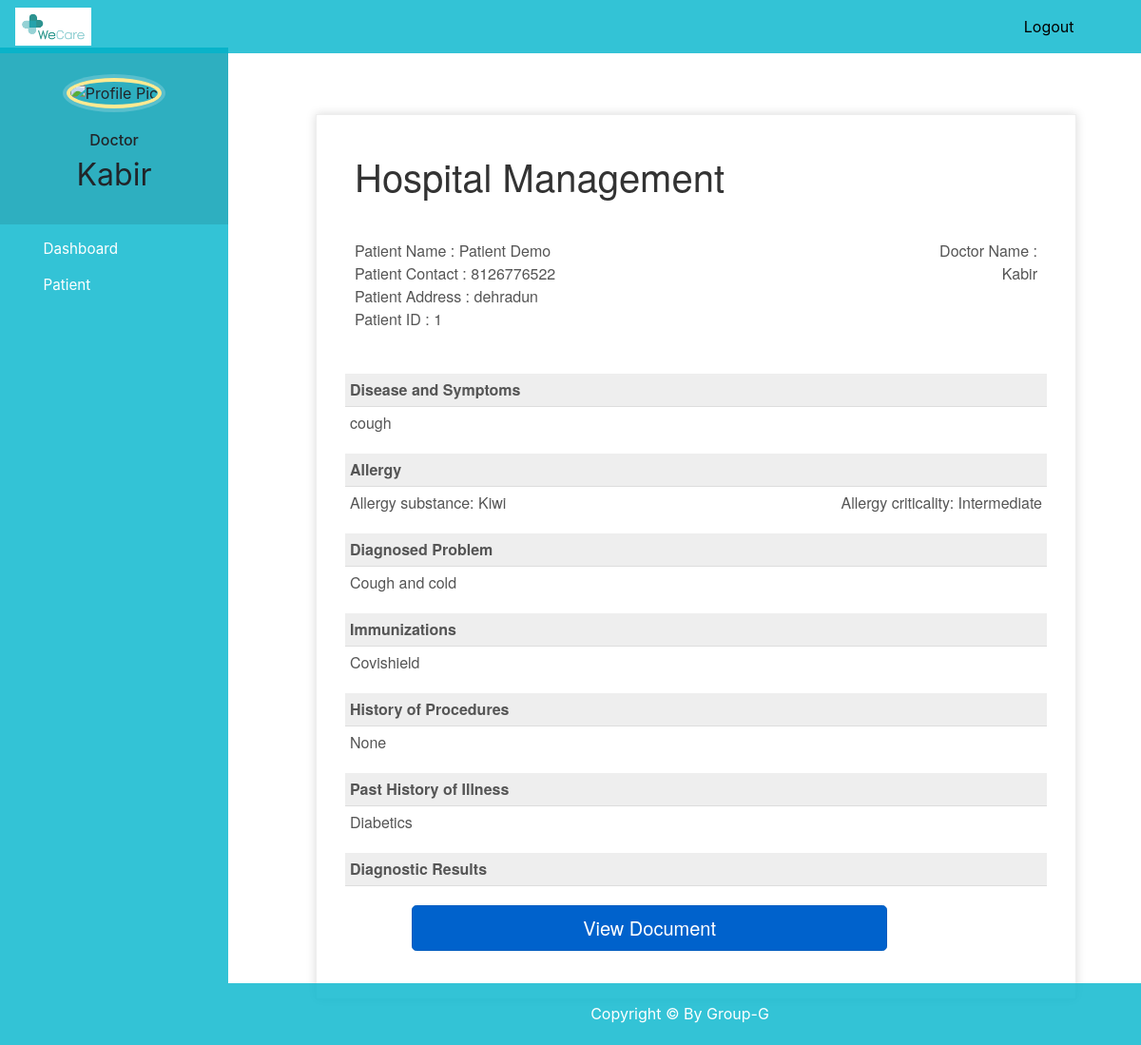
/patient-summary/1 (signed in), run on the app's committed database.
### hospital/models.py (models this page shows, shortened)
class Patient(models.Model):
    user = models.OneToOneField(User, on_delete=models.CASCADE)
    profile_pic = models.ImageField(
        upload_to='profile_pic/PatientProfilePic/', null=True, blank=True)
    address = models.CharField(max_length=40)
    mobile = models.CharField(max_length=20, null=False)
    symptoms = models.CharField(max_length=100, null=False)
    assignedDoctorId = models.PositiveIntegerField(null=True)
    allergy_substance = models.CharField(max_length=100)
    allergy_criticality = models.CharField(
        max_length=20, choices=criticality, default='low')
    problems_list = models.CharField(max_length=100, null=False)
    immunization = models.CharField(max_length=100, null=False)
    history_procedure = models.CharField(max_length=100, null=False)
    diagnostic_results = models.FileField(
        upload_to='patient_document/', null=True, blank=True)
    past_history_of_illness = models.CharField(max_length=100, null=False)
    @property
    def get_name(self):
        return self.user.first_name+" "+self.user.last_name

### hospital/views.py (the view)
# urls.py: path('patient-summary/<int:pk>', views.summary_patient_view,name='patient-summary'),
@login_required(login_url='doctorlogin')
@user_passes_test(is_doctor)
def summary_patient_view(request, pk):
    patient = models.Patient.objects.get(id=pk)
    assignedDoctor = models.User.objects.all().filter(id=patient.assignedDoctorId)
    patientDict = {
        'patientId': pk,
        'name': patient.get_name,
        'mobile': patient.mobile,
        'address': patient.address,
        'symptoms': patient.symptoms,
        'todayDate': date.today(),
        'assignedDoctorName': assignedDoctor[0].first_name,
        'allergy_substance': patient.allergy_substance,
        'allergy_criticality': patient.allergy_criticality,
        'problems_list': patient.problems_list,
        'immunization': patient.immunization,
        'history_procedure': patient.history_procedure,
        'past_history_of_illness': patient.past_history_of_illness,
        'diagnostic_results': patient.diagnostic_results
    }
    return render(request, 'hospital/patient_summary.html', context=patientDict)

### hospital/views.py (called while the page is built)
def is_doctor(user):
    return user.groups.filter(name='DOCTOR').exists()

### templates/hospital/patient_summary.html (shortened to what this page needs)
{% extends 'hospital/doctor_base.html' %}
{% load static %}
{% block content %}
<head>
</head>
<br><br><br>
<div class="invoice-box">
  <table cellpadding="0" cellspacing="0">
    <tr class="top">
      <td colspan="2">
        <table>
          <tr>
            <td class="title">
              <h1>Hospital Management</h1>
            </td>
            <td>
            </td>
          </tr>
        </table>
      </td>
    </tr>
    <tr class="information">
      <td colspan="2">
        <table>
          <tr>
            <td>
              Patient Name : {{name}}<br>
              Patient Contact : {{mobile}}<br>
              Patient Address : {{address}}<br>
              Patient ID : {{patientId}}<br>
            </td>
            <td>
              Doctor Name :<br>
              {{assignedDoctorName}}<br>
            </td>
          </tr>
        </table>
      </td>
    </tr>
    <tr class="heading">
      <td>
        Disease and Symptoms
      </td>
      <td>
      </td>
    </tr>
    <tr class="details">
      <td>
        {{symptoms}}
      </td>
    </tr>
    <tr class="heading">
      <td>
        Allergy
      </td>
      <td>
      </td>
    </tr>
    <tr class="details">
      <td>
        Allergy substance: {{allergy_substance}}
      </td>
      <td>
        Allergy criticality: {{allergy_criticality}}
      </td>
    </tr>
    <tr class="heading">
      <td>
        Diagnosed Problem
      </td>
      <td>
      </td>
    </tr>
    <tr class="details">
      <td>
        {{problems_list}}
      </td>
    </tr>
    <tr class="heading">
      <td>
        Immunizations
      </td>
      <td>
      </td>
    </tr>
    <tr class="details">
      <td>
        {{immunization}}
      </td>
    </tr>
    <tr class="heading">
      <td>
        History of Procedures
      </td>
      <td>
      </td>
    </tr>
    <tr class="details">
      <td>
        {{history_procedure}}
      </td>
    </tr>
    <tr class="heading">
      <td>
        Past History of Illness
      </td>
      <td>
      </td>
    </tr>
    <tr class="details">
      <td>
        {{past_history_of_illness}}
      </td>
    </tr>
    <tr class="heading">
      <td>
        Diagnostic Results
      </td>
      <td>
      </td>
    </tr>
    <tr class="details">
      <td>
        <div class="row justify-content-center">
          <a href="/static/{{diagnostic_results}}" target="_blank" class="btn btn-primary btn-lg active btn-block">View Document</a>
        </div>
      </td>
    </tr>
  </table>
</div>
<br><br>
{% endblock content %}

### templates/hospital/doctor_base.html (shortened to what this page needs)
<!DOCTYPE html>
{% load static %}
<html lang="en">
<head>
  <link rel="stylesheet" href="https://stackpath.bootstrapcdn.com/bootstrap/4.3.1/css/bootstrap.min.css">
  <link rel="stylesheet" href="https://maxcdn.bootstrapcdn.com/font-awesome/4.7.0/css/font-awesome.min.css">
</head>
<body>
  <nav class="menu" tabindex="0">
    <header class="avatar">
      <img src="{% static doctor.profile_pic.url %}" alt="Profile Pic" />
      <br><br>
      <h6>Doctor</h6>
      <h2>{{request.user.first_name}}</h2>
    </header>
    <ul>
      <li tabindex="0" class="icon-dashboard"> <a style="color:white; text-decoration:none;" href="/doctor-dashboard"><span>Dashboard</span></a> </li>
      <li tabindex="0" class="icon-users"> <a style="color:white; text-decoration:none;" href="/doctor-patient-search"><span>Patient</span></a></li>
    </ul>
  </nav>
  <main>
    <div class="bs-example">
      <nav class="navbar navbar-expand-md  navbar-dark fixed-top" style="background:rgba(0, 181, 204,0.8);">
        <a class="navbar-brand" href="/" ><img src="{% static "images/logo.png" %}" width="80" height="40" style="position: absolute; top: 8px; bottom: 5px;" alt=""></a>
        <div class="collapse navbar-collapse justify-content-between" id="navbarCollapse">
          <div class="navbar-nav" style=" margin-left: 90%;">
            <a href="/logout" style="color:black" class="nav-item nav-link">Logout</a>
          </div>
        </div>
      </nav>
    </div>
    <br><br>
    {% block content %}
    {% endblock content %}
    <div class="footer">
      <p>
        Copyright &copy; By Group-G </p>
    </div>
  </main>
</body>
</html>

### templates/hospital/doctor_base.html (style rules this page uses)
.navbar-brand { color: #000; }
a:link { text-decoration: none; }
a { color: white; }
.footer { position: fixed; padding: 20px 250px 0px 0px; left: 240px; bottom: 0; width: 100%; background-color: rgba(0, 181, 204,0.8); color: white; text-align: center; height: 65px; }
body { padding-left: 240px; position: fixed; }
main { position: relative; width: 82vw; height: 100vh; overflow-y: scroll; }
.menu { background: rgba(0, 181, 204,0.8); height: 100vh; width: 240px; position: fixed; top: 0px; left: 0; z-index: 5; outline: none; }
.menu .avatar { background: rgba(0, 0, 0, 0.1); padding: 2em 0.5em; text-align: center; }
.menu .avatar img { width: 100px; border-radius: 50%; overflow: hidden; border: 4px solid #ffea92; box-shadow: 0 0 0 4px rgba(255, 255, 255, 0.2); }
.menu .avatar h2 { font-weight: normal; margin-bottom: 0; }
.menu ul { list-style: none; padding: 0.5em 0; margin: 0; }
.menu ul li { padding: 0.5em 1em 0.5em 3em; font-size: 0.95em; font-weight: regular; background-repeat: no-repeat; background-position: left 15px center; background-size: auto 20px; transition: all 0.15s linear; cursor: pointer; }
.menu ul li.icon-dashboard { background-image: url("http://www.entypo.com/images//gauge.svg"); }
.menu ul li.icon-users { background-image: url("http://www.entypo.com/images//users.svg"); }

### templates/hospital/patient_summary.html (style rules this page uses)
.invoice-box { max-width: 800px; margin: auto; padding: 30px; border: 1px solid #eee; box-shadow: 0 0 10px rgba(0, 0, 0, .15); font-size: 16px; line-height: 24px; font-family: 'Helvetica Neue', 'Helvetica', Helvetica, Arial, sans-serif; color: #555; }
.invoice-box table { width: 100%; line-height: inherit; text-align: left; }
.invoice-box table td { padding: 5px; vertical-align: top; }
.invoice-box table tr td:nth-child(2) { text-align: right; }
.invoice-box table tr.top table td { padding-bottom: 20px; }
.invoice-box table tr.top table td.title { font-size: 45px; line-height: 45px; color: #333; }
.invoice-box table tr.information table td { padding-bottom: 40px; }
.invoice-box table tr.heading td { background: #eee; border-bottom: 1px solid #ddd; font-weight: bold; }
.invoice-box table tr.details td { padding-bottom: 20px; }
.menu { top: 50px; }
.row { display: -ms-flexbox; display: flex; -ms-flex-wrap: wrap; flex-wrap: wrap; margin-top: 15px; margin-right: -235px; margin-left: 65px; }

### data on the page
Patient: mobile "8126776522", address "dehradun", symptoms "cough", allergy_substance "Kiwi", allergy_criticality "Intermediate", problems_list "Cough and cold", immunization "Covishield", history_procedure "None", past_history_of_illness "Diabetics"

### other printed values
{{ request.user.first_name }} "Kabir"
{{ name }} "Patient Demo"
{{ patientId }} "1"
{{ assignedDoctorName }} "Kabir"
